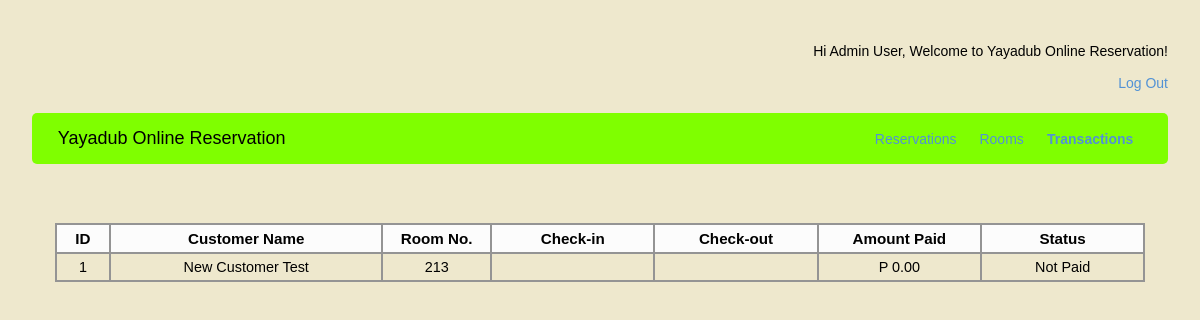
The page /admin/transactions.php (signed in) on the database its author committed.
### tables this page shows
CREATE TABLE `reservations` (
  `id` int(11) NOT NULL,
  `customer_id` int(11) NOT NULL,
  `room_id` int(11) NOT NULL,
  `reservation_date` date NOT NULL,
  `start_date` datetime NOT NULL,
  `end_date` datetime NOT NULL,
  `room_rates` varchar(25) NOT NULL,
  `payment_term` varchar(50) NOT NULL,
  `bank_name` varchar(50) NOT NULL,
  `control_number` varchar(50) NOT NULL,
  `receipt_image` varchar(250) NOT NULL,
  `status` varchar(15) NOT NULL
);

CREATE TABLE `customers` (
  `id` int(11) NOT NULL,
  `user_id` int(11) NOT NULL,
  `firstname` varchar(25) NOT NULL,
  `lastname` varchar(25) NOT NULL,
  `middle_initial` varchar(5) NOT NULL,
  `email` varchar(50) NOT NULL,
  `contact_no` varchar(25) NOT NULL
);

CREATE TABLE `rooms` (
  `id` int(11) NOT NULL,
  `room_number` varchar(50) NOT NULL,
  `description` varchar(200) NOT NULL,
  `type` varchar(25) NOT NULL,
  `status` varchar(10) NOT NULL
);

CREATE TABLE `transactions` (
  `id` int(11) NOT NULL,
  `reservation_id` int(11) NOT NULL,
  `total_amount` float(11,2) NOT NULL,
  `check_in_date` date NOT NULL,
  `check_out_date` date NOT NULL,
  `status` varchar(15) NOT NULL
);

### admin/transactions.php (the view, shortened to what this page needs)
<?php
include "../connection.php";
?>
<html>
    <head>
        <link rel="stylesheet" href="../style.css" type="text/css" />
    </head>
    <body>
        <form method="POST">
            <div class="welcome">
                <p align="right">
                    Hi <?php echo $_SESSION["username"]; ?>, Welcome to Yayadub Online Reservation!<br/><br/>
                    <a href="../logout.php">Log Out</a>
                </p>
            </div>
            <table class="nav">
            <tr>
                <td class="links title"><span onclick="window.location = 'index.php'">Yayadub Online Reservation</span></td>
                <td>
                    <table align="right" width="50%">
                    <tr>
                        <td class="links">
                            <a href="index.php">Reservations</a>
                        </td>
                        <td class="links">
                            <a href="rooms.php">Rooms</a>
                        </td>
                        <td class="links">
                            <a href="transactions.php"><b>Transactions</b></a>
                        </td>
                    </tr>
                    </table>
                </td>
            </tr>
            </table>
            <table class="tbl_RecordList" cellpadding="0" cellspacing="0">
                <tr style="background: #fcfcfc">
                    <th width='5%'>ID</th>
                    <th width='25%'>Customer Name</th>
                    <th width='10%'>Room No.</th>
                    <th width='15%'>Check-in</th>
                    <th width='15%'>Check-out</th>
                    <th width='15%'>Amount Paid</th>
                    <th width='15%'>Status</th>
                </tr>
            <?php
            $getTransactions = mysqli_query($connection, "SELECT a.id as reservation_id, b.firstname, b.lastname, b.email, c.room_number, c.description, d.total_amount, d.check_in_date, d.check_out_date, d.status FROM `reservations` as a INNER JOIN `customers` as b ON (a.customer_id = b.id) INNER JOIN `rooms` as c ON (a.room_id = c.id) INNER JOIN `transactions` as d ON (a.id = d.reservation_id) WHERE a.status <> 'Cancelled'");
                if(mysqli_num_rows($getTransactions) != 0){
                    while($fetchTransactions = mysqli_fetch_array($getTransactions)){
                        echo "<tr>";
                        echo "<td align='center'>". $fetchTransactions["reservation_id"] ."</td>";
                        echo "<td align='center'>". $fetchTransactions["firstname"] . ' ' . $fetchTransactions["lastname"] ."</td>";
                        echo "<td align='center'>". $fetchTransactions["room_number"] ."</td>";
                        echo "<td align='center'>";
                        echo "</td>";
                        echo "<td align='center'>";
                        echo "</td>";
                        echo "<td align='center'>P ". number_format($fetchTransactions["total_amount"], 2,'.', ',') ."</td>";
                        echo "<td align='center'>". $fetchTransactions["status"] ."</td>";
                        echo "</tr>";
                    }
                } else {
                    echo "<tr><td colspan='7'>No record found.</td></tr>";
                }
            ?>
            <br/><br/>
            </table>
        </form>
    </body>
</html>

### style.css (style rules this page uses)
body { background-color:#EEE8CD; font-family: "Gill Sans MT", Calibri, sans-serif, arial; padding:1% 2%; }
.welcome p { font-size:14px; margin: 2% 0; }
.welcome p a:link { text-decoration: none; color: #5292d5; }
.nav { width: 100%; text-align: center; background-color: #7FFF00; border-radius: 5px; padding: 1% 2%; margin-bottom: 2%; }
.nav .links { font-size: 14px; text-align: center; }
.nav .title { font-size: 18px; text-align: left; }
.nav .title span { cursor: pointer; }
.nav .links a:link, .forgot_password a:link, .signup a:link { text-decoration: none; color: #5292d5; margin-left: 10px; }
.tbl_RecordList { border: solid 1px #949494; width: 96%; margin: auto; padding: 0; }
.tbl_RecordList td { border: solid 1px #949494; font-size: 90%; padding: 5px; }
.tbl_RecordList th { border: solid 1px #949494; font-weight: 700; padding: 5px; font-size: 95%; color: #010101 }
html body { background: url(yayadub.jpg) no - repeat center center fixed; -webkit-background-size: cover; -moz-background-size: cover; -o-background-size: cover; background-size: cover; }

### rows shown on the page
reservations: id "1", customer.firstname "New Customer", customer.lastname "Test", room.room_number "213", transactions.total_amount "0.00", transactions.status "Not Paid"

### other values the page prints
$_SESSION["username"] "Admin User"
